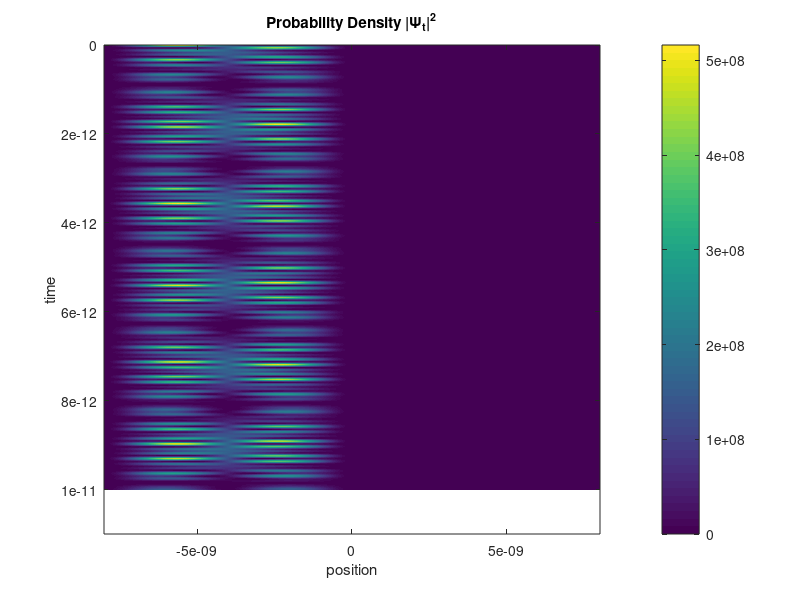

Here is the MATLAB script that generated this plot:
clear all
clc
close all

%% Definitions and parameters
hbar = 6.62606876e-34 / (2*pi); %Planck constant
m = 9.10938188e-31;  % electron mass
a = 6e-9;  % width of the well
l = 2e-9;

n = 1:2;
En = (n*pi*hbar).^2 / (2*m*a^2);
dx = 1e-11;
x_L = -l-a:dx:-l;
x_R = l:dx:l+a;

phi_1L = sqrt(2/a) * sin(pi * (x_L + l+a)/ a);
phi_2L = sqrt(2/a) * sin(2*pi * (x_L + l+a) / a);
phi_1R = sqrt(2/a) * sin(pi * (x_R - l) / a);
phi_2R = sqrt(2/a) * sin(2*pi * (x_R - l) / a);


H = diag([En En]);
V = 50e-3 * 1.602677e-19; % Joules
rho =   sqrt(2*m*(V-En)/(hbar^2));
T = 16*En.*(V-En).*exp(-rho*l)/V^2;
delta = hbar *(sqrt(2*En/m)/(2*a)).*T;
toeV = 6.241509e18;
H = H + diag(delta,2) + diag(delta,-2);


len_L = length(x_L);
len_R = length(x_R);
len_X = len_L + len_R;
x = [x_L x_R];

b1 = [phi_1L zeros(1,len_R)];
b2 = [phi_2L zeros(1,len_R)];
b3 = [zeros(1,len_L) phi_1R];
b4 = [zeros(1,len_L) phi_2R];

psi_0 = [1 1 0 0]' * (1/sqrt(2));


time = 0:1e-15:1e-11;
T = length(time);

psi_t = zeros(T,4);

psi_t_x = zeros(T,len_X);


for i = 1:T
   U = expm(-1i * H * time(i)/hbar);
   psi_t(i,:) = U*psi_0;
   psi_t_x(i,:) = psi_t(i,1)*b1 + psi_t(i,2)*b2;
end


figure(1)
imagesc(x,time,abs(psi_t_x).^2);
shading flat
colorbar;
xlabel('position');
ylabel('time');
title('Probability Density |\Psi_t|^2');

